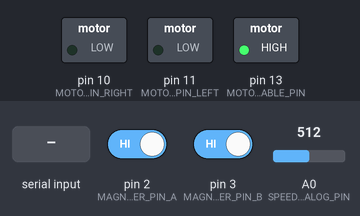
Bench run of a sketch on a simulated Arduino Uno, built with avr-gcc and run on an emulated ATmega328P. On the bench: switched loads named in the sketch (green lamp = pin HIGH). The test bench sets the inputs (shaded band); at power-on: A0 (SPEED_ANALOG_PIN) = 512, pin 2 (MAGNETIC_ENCODER_PIN_A) HIGH, pin 3 (MAGNETIC_ENCODER_PIN_B) HIGH. What the sketch prints to the serial monitor is not drawn.

Above: at 1.2 s.
1.3 s: "L" received over Serial
At 2.1 s:
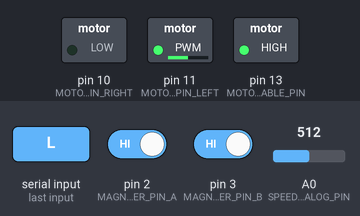
2.8 s: A0 (SPEED_ANALOG_PIN) set to 716
At 3.1 s:
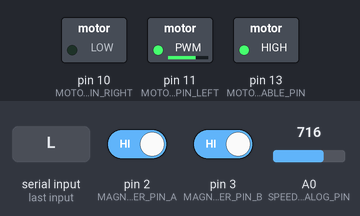
4.3 s: "R" received over Serial
At 5.5 s:
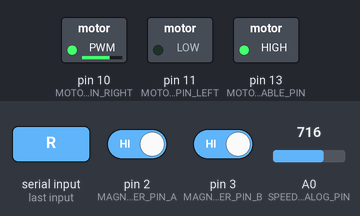
5.8 s: A0 (SPEED_ANALOG_PIN) set to 900
At 6.6 s:
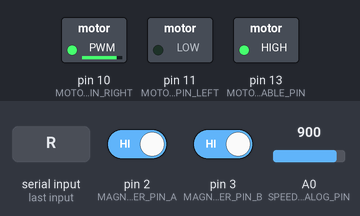
7.3 s: A0 (SPEED_ANALOG_PIN) set to 511
At 7.8 s:
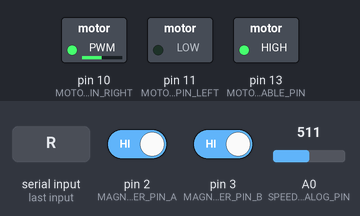
8.8 s: A0 (SPEED_ANALOG_PIN) set to 122
At 10.2 s:
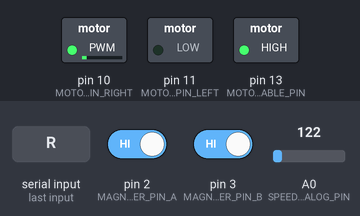
Timing chart, 0 to 11.3 s (numbered marks = the images above; inputs shaded):
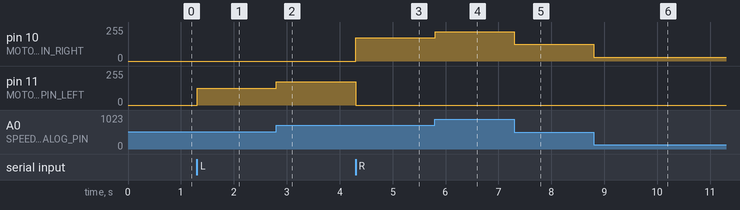

The sketch:

MAIN.ino
```cpp
// UTIL
#include "STD_TYPES.h"
// MCAL
#include <Arduino.h>
// HAL
#include "SPEED_CONTROL_INTERFACE.h"
#include "POSITION_CONTROL_INTERFACE.h"


uint8 g_motorPwmDutyCycle = 100;
extern volatile long g_encoderCount;

String g_serialReadBuffer;


void setup() {
  Serial.begin(9600);
  motorSpeedControlInit();
  positionControlInit();
}
char c;
String readString;

void loop() {
 while (Serial.available()) {
  delay(2);  //delay to allow byte to arrive in input buffer
  c = Serial.read();
  break;
 }
 Serial.println(g_encoderCount);
 g_motorPwmDutyCycle = getDutyCycleFromPot();
 motorGo(g_motorPwmDutyCycle, c);
}
```

POSITION_CONTROL_INTERFACE.h
```cpp
#ifndef POSITION_CONTROL_INTERFACE_H
#define POSITION_CONTROL_INTERFACE_H

// added volatile to prevent code optimizer from removing it

void positionControlInit();

void bruh();


#endif
```

POSITION_CONTROL_PROG.cpp
```cpp
#include "STD_TYPES.h"
#include "POSITION_CONTROL_CONFIG.h"
#include "POSITION_CONTROL_INTERFACE.h"
#include <Arduino.h>

volatile long g_encoderCount = 0;

void positionControlInit(){
  pinMode(MAGNETIC_ENCODER_PIN_A, INPUT_PULLUP);
  pinMode(MAGNETIC_ENCODER_PIN_B, INPUT_PULLUP);

    attachInterrupt(
      digitalPinToInterrupt(MAGNETIC_ENCODER_PIN_A),
      ISR_magneticEncoderCountA,
      CHANGE);
    attachInterrupt(
      digitalPinToInterrupt(MAGNETIC_ENCODER_PIN_B),
      ISR_magneticEncoderCountB,
      CHANGE);


}


void ISR_magneticEncoderCountA(){
  bool MagAReading = digitalRead(MAGNETIC_ENCODER_PIN_A);
  bool MagBReading = digitalRead(MAGNETIC_ENCODER_PIN_B);

  if(MagBReading == LOW && MagAReading == HIGH) // clock wise direction
    g_encoderCount++;
  else if(MagBReading == LOW && MagAReading == LOW)// counter clock wise direction
     g_encoderCount--;
  else if(MagBReading == HIGH && MagAReading == HIGH) // counter clock wise direction
    g_encoderCount--;
  else if(MagBReading == HIGH && MagAReading == LOW)// clock wise direction
     g_encoderCount++;
}


void ISR_magneticEncoderCountB(){
  bool MagAReading = digitalRead(MAGNETIC_ENCODER_PIN_A);
  bool MagBReading = digitalRead(MAGNETIC_ENCODER_PIN_B);

  if(MagBReading == HIGH && MagAReading == LOW) // clock wise direction
    g_encoderCount--;
  else if(MagBReading == LOW && MagAReading == LOW)// counter clock wise direction
     g_encoderCount++;
  else if(MagBReading == HIGH && MagAReading == HIGH) // counter clock wise direction
    g_encoderCount++;
  else if(MagBReading == LOW && MagAReading == HIGH)// clock wise direction
     g_encoderCount--;

}
```

SPEED_CONTROL_INTERFACE.h
```cpp
#ifndef SPEED_CONTROL_INTERFACE
#define SPEED_CONTROL_INTERFACE

void motorSpeedControlInit();
void motorGo(uint8 pwm_duty_cycle, uint8 motor_direction);
uint16 getDutyCycleFromPot();


#endif
```

SPEED_CONTROL_PROG.cpp
```cpp
#include <Arduino.h>
#include "STD_TYPES.h"
#include "SPEED_CONTROL_CONFIG.h"
#include "SPEED_CONTROL_INTERFACE.h"

void motorSpeedControlInit(){
  pinMode(MOTOR_OUT_PIN_LEFT, OUTPUT);
  pinMode(MOTOR_OUT_PIN_RIGHT, OUTPUT);
  pinMode(MOTOR_ENABLE_PIN, OUTPUT);

  digitalWrite(MOTOR_OUT_PIN_LEFT, LOW);
  digitalWrite(MOTOR_OUT_PIN_RIGHT, LOW);
  digitalWrite(MOTOR_ENABLE_PIN, HIGH);
}


void motorGo(uint8 pwm_duty_cycle, uint8 motor_direction){
   //  max PWM is 255
  // so duty cycle will be mapped according to the max = 255
  uint8 actpwm = (pwm_duty_cycle/(float)100.0) * 255;

  switch (motor_direction){
     case 'L':
              digitalWrite(MOTOR_OUT_PIN_RIGHT, LOW);
              analogWrite (MOTOR_OUT_PIN_LEFT, actpwm) ;
              break;
     case 'R':
              digitalWrite(MOTOR_OUT_PIN_LEFT, LOW);
              analogWrite (MOTOR_OUT_PIN_RIGHT, actpwm);
              break;
  }
}

uint16 getDutyCycleFromPot(){
  uint16 potVal = analogRead(SPEED_ANALOG_PIN); // returns values from 0 to 1023

  return (potVal/(float)1023.0) * 100; // return duty cycle out of 10
}
```

POSITION_CONTROL_CONFIG.h
```cpp
#ifndef POSITION_CONTROL_CONFIG_H
#define POSITION_CONTROL_CONFIG_H

#define MAGNETIC_ENCODER_PIN_A  2
#define MAGNETIC_ENCODER_PIN_B  3

void ISR_magneticEncoderCountA();

void ISR_magneticEncoderCountB();


#endif
```

SPEED_CONTROL_CONFIG.h
```cpp
#ifndef SPEED_CONTROL_CONFIG_H
#define SPEED_CONTROL_CONFIG_H

#define MOTOR_OUT_PIN_LEFT      11
#define MOTOR_OUT_PIN_RIGHT     10
#define MOTOR_ENABLE_PIN        13
#define SPEED_ANALOG_PIN        A0


#endif
```

STD_TYPES.h
```cpp
#ifndef STD_TYPES_H_
#define STD_TYPES_H_

typedef unsigned char uint8;
typedef signed char sint8;

typedef unsigned short uint16;
typedef signed short sint16;


#endif
```

Measured:
- after the input at 1.3 s, pin 11 (MOTOR_OUT_PIN_LEFT): 0/255 → 127/255 at once
- after the input at 2.8 s, pin 11 (MOTOR_OUT_PIN_LEFT): 127/255 → 175/255 at once
- after the input at 4.3 s, pin 10 (MOTOR_OUT_PIN_RIGHT): 0/255 → 175/255 at once; pin 11 (MOTOR_OUT_PIN_LEFT): 175/255 → 0/255 at once
- after the input at 5.8 s, pin 10 (MOTOR_OUT_PIN_RIGHT): 175/255 → 221/255 at once
- after the input at 7.3 s, pin 10 (MOTOR_OUT_PIN_RIGHT): 221/255 → 124/255 at once
- after the input at 8.8 s, pin 10 (MOTOR_OUT_PIN_RIGHT): 124/255 → 28/255 at once
